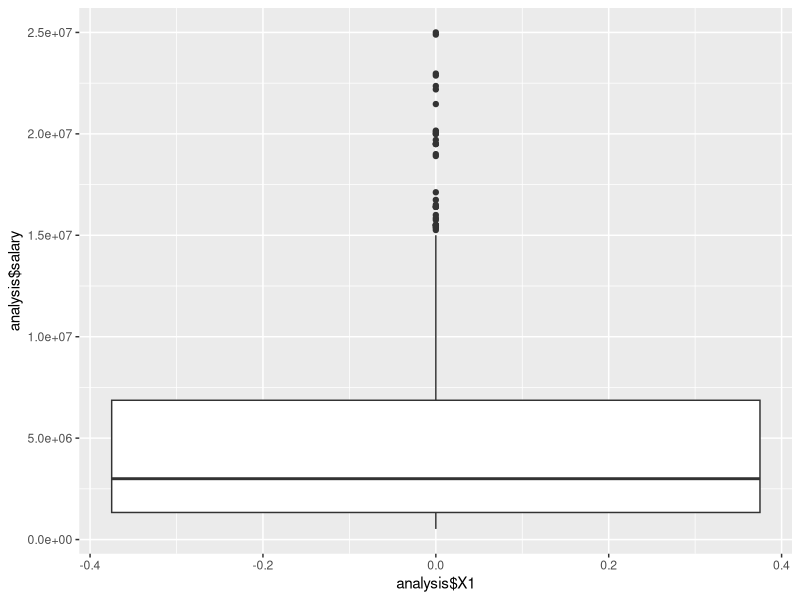
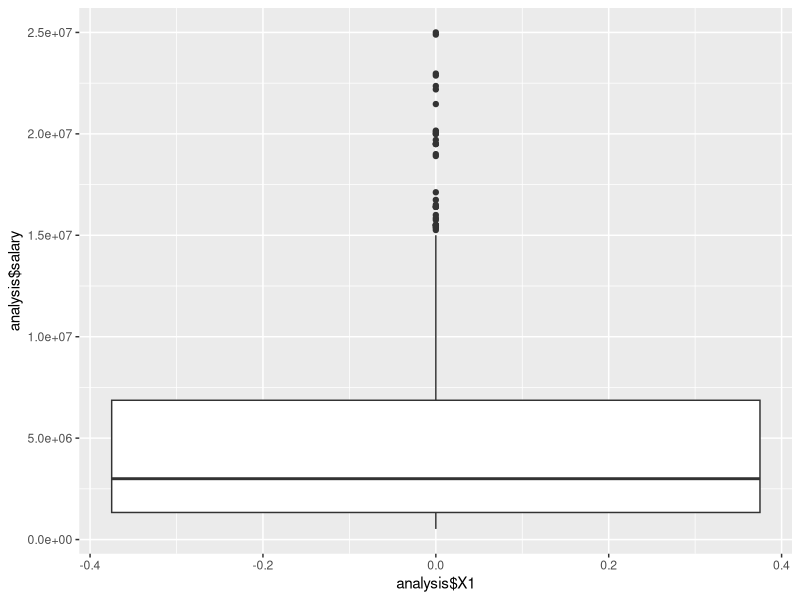

Source code (R) for these figures, in order: (Note: this script raises an error after producing the figures.)
library(readr)
library(ggplot2)
analysis <- read_csv("roster-salary-stats.csv",col_names=TRUE)
summary(analysis$salary)
sd(analysis$salary)
ggplot(analysis, aes(x=analysis$X1, y=analysis$salary)) + 
  geom_boxplot()
ggsave("salaries.png")
ggplot(analysis, aes(x=analysis$salary)) + 
  +     geom_histogram()
ggsave("salaries1.png")
summary(analysis$height)
sd(analysis$height)
ggplot(analysis, aes(x=analysis$X1, y=analysis$height)) + 
  geom_boxplot()
ggsave("height.png")
ggplot(analysis, aes(x=analysis$height)) + 
  +     geom_histogram()
ggsave("height1.png")
summary(analysis$weight)
sd(analysis$weight)
ggplot(analysis, aes(x=analysis$X1, y=analysis$weight)) + 
  geom_boxplot()
ggsave("weight.png")
ggplot(analysis, aes(x=analysis$weight)) + 
  +     geom_histogram()
ggsave("weight1.png")
summary(analysis$G)
sd(analysis$G)
ggplot(analysis, aes(x=analysis$X1, y=analysis$G)) + 
  geom_boxplot()
ggsave("G.png")
ggplot(analysis, aes(x=analysis$G)) + 
  +     geom_histogram()
ggsave("G1.png")
summary(analysis$FG)
sd(analysis$FG)
ggplot(analysis, aes(x=analysis$X1, y=analysis$FG)) + 
  geom_boxplot()
ggsave("FG.png")
ggplot(analysis, aes(x=analysis$FG)) + 
  +     geom_histogram()
ggsave("FG1.png")
summary(analysis$FGA)
sd(analysis$FGA)
ggplot(analysis, aes(x=analysis$X1, y=analysis$FGA)) + 
  geom_boxplot()
ggsave("FGA.png")
ggplot(analysis, aes(x=analysis$FGA)) + 
  +     geom_histogram()
ggsave("FGA1.png")
summary(analysis$FT)
sd(analysis$FT)
ggplot(analysis, aes(x=analysis$X1, y=analysis$FT)) + 
  geom_boxplot()
ggsave("FT.png")
ggplot(analysis, aes(x=analysis$FT)) + 
  +     geom_histogram()
ggsave("FT1.png")
summary(analysis$FTA)
sd(analysis$FTA)
ggplot(analysis, aes(x=analysis$X1, y=analysis$FTA)) + 
  geom_boxplot()
ggsave("FTA.png")
ggplot(analysis, aes(x=analysis$FTA)) + 
  +     geom_histogram()
ggsave("FTA1.png")
summary(analysis$TRB)
sd(analysis$TRB)
ggplot(analysis, aes(x=analysis$X1, y=analysis$TRB)) + 
  geom_boxplot()
ggsave("TRB.png")
ggplot(analysis, aes(x=analysis$TRB)) + 
  +     geom_histogram()
ggsave("TRB1.png")
summary(analysis$AST)
sd(analysis$AST)
ggplot(analysis, aes(x=analysis$X1, y=analysis$AST)) + 
  geom_boxplot()
ggsave("AST.png")
ggplot(analysis, aes(x=analysis$AST)) + 
  +     geom_histogram()
ggsave("AST1.png")
summary(analysis$STL)
sd(analysis$STL)
ggplot(analysis, aes(x=analysis$X1, y=analysis$STL)) + 
  geom_boxplot()
ggsave("STL.png")
ggplot(analysis, aes(x=analysis$STL)) + 
  +     geom_histogram()
ggsave("STL1.png")
summary(analysis$BLK)
sd(analysis$BLK)
ggplot(analysis, aes(x=analysis$X1, y=analysis$BLK)) + 
  geom_boxplot()
ggsave("BLK.png")
ggplot(analysis, aes(x=analysis$BLK)) + 
  +     geom_histogram()
ggsave("BLK1.png")
summary(analysis$TOV)
sd(analysis$TOV)
ggplot(analysis, aes(x=analysis$X1, y=analysis$TOV)) + 
  geom_boxplot()
ggsave("TOV.png")
ggplot(analysis, aes(x=analysis$TOV)) + 
  +     geom_histogram()
ggsave("TOV1.png")
summary(analysis$PF)
sd(analysis$PF)
ggplot(analysis, aes(x=analysis$X1, y=analysis$PF)) + 
  geom_boxplot()
ggsave("PF.png")
ggplot(analysis, aes(x=analysis$PF)) + 
  +     geom_histogram()
ggsave("PF1.png")
summary(analysis$PTS)
sd(analysis$PTS)
ggplot(analysis, aes(x=analysis$X1, y=analysis$PTS)) + 
  geom_boxplot()
ggsave("PTS.png")
ggplot(analysis, aes(x=analysis$PTS)) + 
  +     geom_histogram()
ggsave("PTS1.png")
summary(factor(analysis$Team))
ggplot(analysis, aes(x=analysis$Team)) + 
  geom_bar()
ggsave("Team.png")
summary(factor(analysis$position))
ggplot(analysis, aes(x=analysis$position)) + 
  geom_bar()
ggsave("position.png")